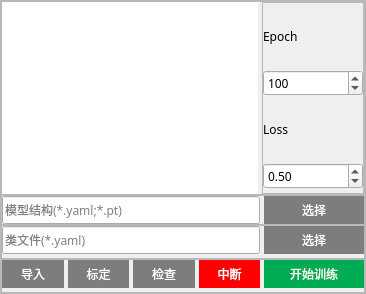
       <widget class="QWidget" name="tab_8">
        <attribute name="title">
         <string>训练</string>
        </attribute>
        <layout class="QVBoxLayout" name="verticalLayout_2">
         <property name="spacing">
          <number>0</number>
         </property>
         <property name="leftMargin">
          <number>0</number>
         </property>
         <property name="topMargin">
          <number>0</number>
         </property>
         <property name="rightMargin">
          <number>0</number>
         </property>
         <property name="bottomMargin">
          <number>0</number>
         </property>
         <item>
          <widget class="QFrame" name="frame_7">
           <property name="font">
            <font>
             <family>微软雅黑</family>
             <pointsize>9</pointsize>
            </font>
           </property>
           <property name="frameShape">
            <enum>QFrame::StyledPanel</enum>
           </property>
           <property name="frameShadow">
            <enum>QFrame::Raised</enum>
           </property>
           <layout class="QVBoxLayout" name="verticalLayout_18" stretch="0,0,0,0">
            <property name="spacing">
             <number>0</number>
            </property>
            <property name="leftMargin">
             <number>0</number>
            </property>
            <property name="topMargin">
             <number>0</number>
            </property>
            <property name="rightMargin">
             <number>0</number>
            </property>
            <property name="bottomMargin">
             <number>0</number>
            </property>
            <item>
             <widget class="QFrame" name="frame_47">
              <property name="frameShape">
               <enum>QFrame::StyledPanel</enum>
              </property>
              <property name="frameShadow">
               <enum>QFrame::Raised</enum>
              </property>
              <layout class="QHBoxLayout" name="horizontalLayout_40">
               <property name="spacing">
                <number>4</number>
               </property>
               <property name="leftMargin">
                <number>0</number>
               </property>
               <property name="topMargin">
                <number>0</number>
               </property>
               <property name="rightMargin">
                <number>0</number>
               </property>
               <property name="bottomMargin">
                <number>0</number>
               </property>
               <item>
                <widget class="QTextBrowser" name="train_datas">
                 <property name="font">
                  <font>
                   <family>微软雅黑</family>
                   <pointsize>9</pointsize>
                  </font>
                 </property>
                 <property name="styleSheet">
                  <string notr="true">QTextBrowser{
border:none;

}</string>
                 </property>
                </widget>
               </item>
               <item>
                <widget class="QFrame" name="frame_48">
                 <property name="minimumSize">
                  <size>
                   <width>100</width>
                   <height>0</height>
                  </size>
                 </property>
                 <property name="frameShape">
                  <enum>QFrame::StyledPanel</enum>
                 </property>
                 <property name="frameShadow">
                  <enum>QFrame::Raised</enum>
                 </property>
                 <layout class="QVBoxLayout" name="verticalLayout_21">
                  <property name="spacing">
                   <number>0</number>
                  </property>
                  <property name="leftMargin">
                   <number>0</number>
                  </property>
                  <property name="topMargin">
                   <number>0</number>
                  </property>
                  <property name="rightMargin">
                   <number>0</number>
                  </property>
                  <property name="bottomMargin">
                   <number>4</number>
                  </property>
                  <item>
                   <widget class="QLabel" name="label_23">
                    <property name="font">
                     <font>
                      <family>微软雅黑</family>
                      <pointsize>9</pointsize>
                     </font>
                    </property>
                    <property name="text">
                     <string>Epoch</string>
                    </property>
                   </widget>
                  </item>
                  <item>
                   <widget class="QSpinBox" name="train_epoch">
                    <property name="sizePolicy">
                     <sizepolicy hsizetype="Minimum" vsizetype="Fixed">
                      <horstretch>0</horstretch>
                      <verstretch>0</verstretch>
                     </sizepolicy>
                    </property>
                    <property name="minimumSize">
                     <size>
                      <width>100</width>
                      <height>26</height>
                     </size>
                    </property>
                    <property name="maximumSize">
                     <size>
                      <width>100</width>
                      <height>26</height>
                     </size>
                    </property>
                    <property name="font">
                     <font>
                      <family>微软雅黑</family>
                      <pointsize>9</pointsize>
                     </font>
                    </property>
                    <property name="statusTip">
                     <string>迭代次数</string>
                    </property>
                    <property name="maximum">
                     <number>1000</number>
                    </property>
                    <property name="value">
                     <number>100</number>
                    </property>
                   </widget>
                  </item>
                  <item>
                   <widget class="QLabel" name="label_24">
                    <property name="font">
                     <font>
                      <family>微软雅黑</family>
                      <pointsize>9</pointsize>
                     </font>
                    </property>
                    <property name="text">
                     <string>Loss</string>
                    </property>
                   </widget>
                  </item>
                  <item>
                   <widget class="QDoubleSpinBox" name="min_loss">
                    <property name="minimumSize">
                     <size>
                      <width>0</width>
                      <height>26</height>
                     </size>
                    </property>
                    <property name="maximumSize">
                     <size>
                      <width>16777215</width>
                      <height>26</height>
                     </size>
                    </property>
                    <property name="font">
                     <font>
                      <family>微软雅黑</family>
                      <pointsize>9</pointsize>
                     </font>
                    </property>
                    <property name="statusTip">
                     <string>类型损失最小值</string>
                    </property>
                    <property name="value">
                     <double>0.500000000000000</double>
                    </property>
                   </widget>
                  </item>
                 </layout>
                </widget>
               </item>
              </layout>
             </widget>
            </item>
            <item>
             <widget class="QFrame" name="frame_38">
              <property name="font">
               <font>
                <family>微软雅黑</family>
                <pointsize>9</pointsize>
               </font>
              </property>
              <property name="frameShape">
               <enum>QFrame::StyledPanel</enum>
              </property>
              <property name="frameShadow">
               <enum>QFrame::Raised</enum>
              </property>
              <layout class="QHBoxLayout" name="horizontalLayout_33">
               <property name="spacing">
                <number>4</number>
               </property>
               <property name="leftMargin">
                <number>0</number>
               </property>
               <property name="topMargin">
                <number>0</number>
               </property>
               <property name="rightMargin">
                <number>0</number>
               </property>
               <property name="bottomMargin">
                <number>0</number>
               </property>
               <item>
                <widget class="QLineEdit" name="train_model_path">
                 <property name="minimumSize">
                  <size>
                   <width>0</width>
                   <height>28</height>
                  </size>
                 </property>
                 <property name="maximumSize">
                  <size>
                   <width>16777215</width>
                   <height>28</height>
                  </size>
                 </property>
                 <property name="font">
                  <font>
                   <family>微软雅黑</family>
                   <pointsize>9</pointsize>
                  </font>
                 </property>
                 <property name="placeholderText">
                  <string>模型结构(*.yaml;*.pt)</string>
                 </property>
                </widget>
               </item>
               <item>
                <widget class="QPushButton" name="select_train_model_path">
                 <property name="minimumSize">
                  <size>
                   <width>100</width>
                   <height>0</height>
                  </size>
                 </property>
                 <property name="maximumSize">
                  <size>
                   <width>100</width>
                   <height>16777215</height>
                  </size>
                 </property>
                 <property name="font">
                  <font>
                   <family>微软雅黑</family>
                   <pointsize>9</pointsize>
                   <italic>false</italic>
                   <bold>false</bold>
                  </font>
                 </property>
                 <property name="statusTip">
                  <string>选中模型</string>
                 </property>
                 <property name="styleSheet">
                  <string notr="true">QPushButton{
	font: 9pt &quot;微软雅黑&quot;;
	background-color: rgb(125, 125, 125);
	color: rgb(255, 255, 255);
	border:none;
	height:28px;
}
QPushButton:hover{
	font: 9pt &quot;微软雅黑&quot;;
	background-color: rgb(111, 111, 111);
	color: rgb(255, 255, 255);
	height:28px;
}
QPushButton:pressed{
	font: 9pt &quot;微软雅黑&quot;;
	background-color: rgb(86, 86, 86);
	color: rgb(255, 255, 255);
	height:28px;
}</string>
                 </property>
                 <property name="text">
                  <string>选择</string>
                 </property>
                </widget>
               </item>
              </layout>
             </widget>
            </item>
            <item>
             <widget class="QFrame" name="frame_37">
              <property name="font">
               <font>
                <family>微软雅黑</family>
                <pointsize>9</pointsize>
               </font>
              </property>
              <property name="frameShape">
               <enum>QFrame::StyledPanel</enum>
              </property>
              <property name="frameShadow">
               <enum>QFrame::Raised</enum>
              </property>
              <layout class="QHBoxLayout" name="horizontalLayout_32">
               <property name="spacing">
                <number>4</number>
               </property>
               <property name="leftMargin">
                <number>0</number>
               </property>
               <property name="topMargin">
                <number>0</number>
               </property>
               <property name="rightMargin">
                <number>0</number>
               </property>
               <property name="bottomMargin">
                <number>4</number>
               </property>
               <item>
                <widget class="QLineEdit" name="train_configs">
                 <property name="minimumSize">
                  <size>
                   <width>0</width>
                   <height>28</height>
                  </size>
                 </property>
                 <property name="maximumSize">
                  <size>
                   <width>16777215</width>
                   <height>28</height>
                  </size>
                 </property>
                 <property name="font">
                  <font>
                   <family>微软雅黑</family>
                   <pointsize>9</pointsize>
                  </font>
                 </property>
                 <property name="placeholderText">
                  <string>类文件(*.yaml)</string>
                 </property>
                </widget>
               </item>
               <item>
                <widget class="QPushButton" name="select_train_configs">
                 <property name="minimumSize">
                  <size>
                   <width>100</width>
                   <height>0</height>
                  </size>
                 </property>
                 <property name="maximumSize">
                  <size>
                   <width>100</width>
                   <height>16777215</height>
                  </size>
                 </property>
                 <property name="font">
                  <font>
                   <family>微软雅黑</family>
                   <pointsize>9</pointsize>
                   <italic>false</italic>
                   <bold>false</bold>
                  </font>
                 </property>
                 <property name="statusTip">
                  <string>选择类文件</string>
                 </property>
                 <property name="styleSheet">
                  <string notr="true">QPushButton{
	font: 9pt &quot;微软雅黑&quot;;
	background-color: rgb(125, 125, 125);
	color: rgb(255, 255, 255);
	border:none;
	height:28px;
}
QPushButton:hover{
	font: 9pt &quot;微软雅黑&quot;;
	background-color: rgb(111, 111, 111);
	color: rgb(255, 255, 255);
	height:28px;
}
QPushButton:pressed{
	font: 9pt &quot;微软雅黑&quot;;
	background-color: rgb(86, 86, 86);
	color: rgb(255, 255, 255);
	height:28px;
}</string>
                 </property>
                 <property name="text">
                  <string>选择</string>
                 </property>
                </widget>
               </item>
              </layout>
             </widget>
            </item>
            <item>
             <widget class="QFrame" name="frame_28">
              <property name="font">
               <font>
                <family>微软雅黑</family>
                <pointsize>9</pointsize>
               </font>
              </property>
              <property name="frameShape">
               <enum>QFrame::StyledPanel</enum>
              </property>
              <property name="frameShadow">
               <enum>QFrame::Raised</enum>
              </property>
              <layout class="QHBoxLayout" name="horizontalLayout_26" stretch="1,1,1,1,1">
               <property name="spacing">
                <number>4</number>
               </property>
               <property name="leftMargin">
                <number>0</number>
               </property>
               <property name="topMargin">
                <number>0</number>
               </property>
               <property name="rightMargin">
                <number>0</number>
               </property>
               <property name="bottomMargin">
                <number>4</number>
               </property>
               <item>
                <widget class="QPushButton" name="input_images">
                 <property name="font">
                  <font>
                   <family>微软雅黑</family>
                   <pointsize>9</pointsize>
                   <italic>false</italic>
                   <bold>false</bold>
                  </font>
                 </property>
                 <property name="styleSheet">
                  <string notr="true">QPushButton{
	font: 9pt &quot;微软雅黑&quot;;
	background-color: rgb(125, 125, 125);
	color: rgb(255, 255, 255);
	border:none;
	height:28px;
}
QPushButton:hover{
	font: 9pt &quot;微软雅黑&quot;;
	background-color: rgb(111, 111, 111);
	color: rgb(255, 255, 255);
	height:28px;
}
QPushButton:pressed{
	font: 9pt &quot;微软雅黑&quot;;
	background-color: rgb(86, 86, 86);
	color: rgb(255, 255, 255);
	height:28px;
}</string>
                 </property>
                 <property name="text">
                  <string>导入</string>
                 </property>
                </widget>
               </item>
               <item>
                <widget class="QPushButton" name="open_labeling">
                 <property name="font">
                  <font>
                   <family>微软雅黑</family>
                   <pointsize>9</pointsize>
                   <italic>false</italic>
                   <bold>false</bold>
                  </font>
                 </property>
                 <property name="styleSheet">
                  <string notr="true">QPushButton{
	font: 9pt &quot;微软雅黑&quot;;
	background-color: rgb(125, 125, 125);
	color: rgb(255, 255, 255);
	border:none;
	height:28px;
}
QPushButton:hover{
	font: 9pt &quot;微软雅黑&quot;;
	background-color: rgb(111, 111, 111);
	color: rgb(255, 255, 255);
	height:28px;
}
QPushButton:pressed{
	font: 9pt &quot;微软雅黑&quot;;
	background-color: rgb(86, 86, 86);
	color: rgb(255, 255, 255);
	height:28px;
}</string>
                 </property>
                 <property name="text">
                  <string>标定</string>
                 </property>
                </widget>
               </item>
               <item>
                <widget class="QPushButton" name="pre_check">
                 <property name="font">
                  <font>
                   <family>微软雅黑</family>
                   <pointsize>9</pointsize>
                   <italic>false</italic>
                   <bold>false</bold>
                  </font>
                 </property>
                 <property name="styleSheet">
                  <string notr="true">QPushButton{
	font: 9pt &quot;微软雅黑&quot;;
	background-color: rgb(125, 125, 125);
	color: rgb(255, 255, 255);
	border:none;
	height:28px;
}
QPushButton:hover{
	font: 9pt &quot;微软雅黑&quot;;
	background-color: rgb(111, 111, 111);
	color: rgb(255, 255, 255);
	height:28px;
}
QPushButton:pressed{
	font: 9pt &quot;微软雅黑&quot;;
	background-color: rgb(86, 86, 86);
	color: rgb(255, 255, 255);
	height:28px;
}</string>
                 </property>
                 <property name="text">
                  <string>检查</string>
                 </property>
                </widget>
               </item>
               <item>
                <widget class="QPushButton" name="terminate_train">
                 <property name="font">
                  <font>
                   <family>微软雅黑</family>
                   <pointsize>9</pointsize>
                   <italic>false</italic>
                   <bold>false</bold>
                  </font>
                 </property>
                 <property name="styleSheet">
                  <string notr="true">QPushButton{
	font: 9pt &quot;微软雅黑&quot;;
	background-color: rgb(255, 0, 0);
	color: rgb(255, 255, 255);
	border:none;
	height:28px;
}
QPushButton:hover{
	font: 9pt &quot;微软雅黑&quot;;
	background-color: rgb(158, 0, 0);
	color: rgb(255, 255, 255);
	height:28px;
}
QPushButton:pressed{
	font: 9pt &quot;微软雅黑&quot;;
	background-color: rgb(255, 0, 0);
	color: rgb(255, 255, 255);
	height:28px;
}</string>
                 </property>
                 <property name="text">
                  <string>中断</string>
                 </property>
                </widget>
               </item>
               <item>
                <widget class="QPushButton" name="start_train">
                 <property name="sizePolicy">
                  <sizepolicy hsizetype="Minimum" vsizetype="Fixed">
                   <horstretch>100</horstretch>
                   <verstretch>0</verstretch>
                  </sizepolicy>
                 </property>
                 <property name="minimumSize">
                  <size>
                   <width>100</width>
                   <height>0</height>
                  </size>
                 </property>
                 <property name="font">
                  <font>
                   <family>微软雅黑</family>
                   <pointsize>9</pointsize>
                   <italic>false</italic>
                   <bold>false</bold>
                  </font>
                 </property>
                 <property name="styleSheet">
                  <string notr="true">QPushButton{
	font: 9pt &quot;微软雅黑&quot;;
	background-color: rgb(0, 172, 83);
	color: rgb(255, 255, 255);
	border:none;
	height:28px;
}
QPushButton:hover{
	font: 9pt &quot;微软雅黑&quot;;
	background-color: rgb(0, 134, 67);
	color: rgb(255, 255, 255);
	height:28px;
}
QPushButton:pressed{
	font: 9pt &quot;微软雅黑&quot;;
	background-color: rgb(0, 172, 83);
	color: rgb(255, 255, 255);
	height:28px;
}</string>
                 </property>
                 <property name="text">
                  <string>开始训练</string>
                 </property>
                </widget>
               </item>
              </layout>
             </widget>
            </item>
           </layout>
          </widget>
         </item>
        </layout>
       </widget>
